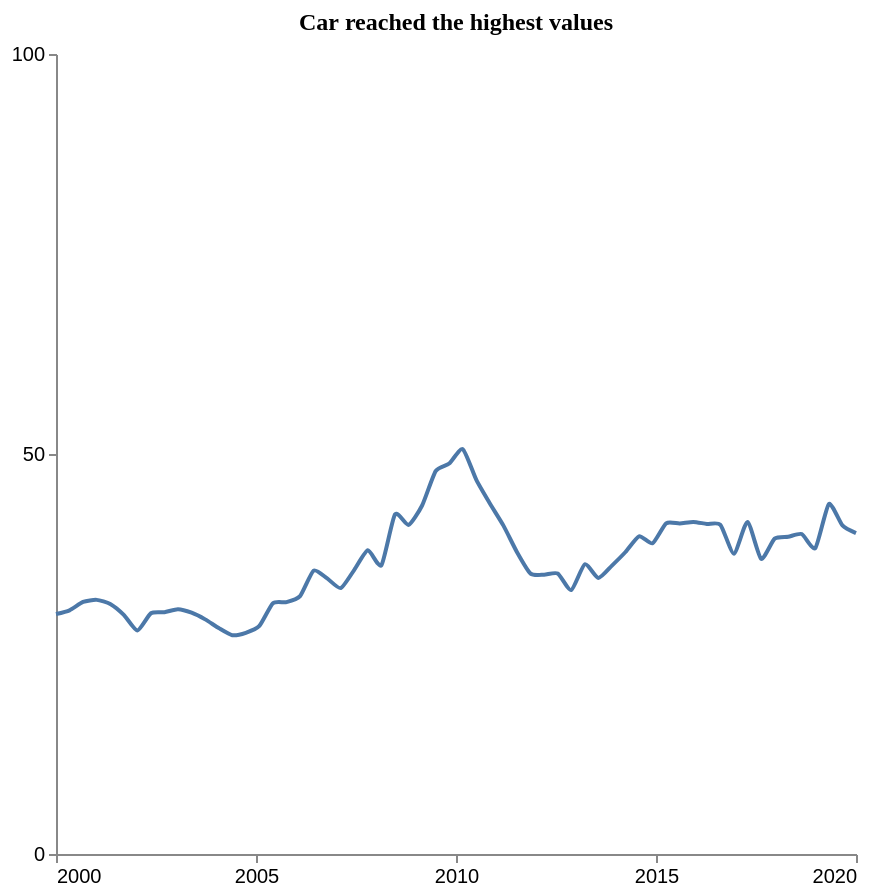

The specification (Vega-Lite) saved for this image:
### Vega-Lite specification from a JSON file in a GitHub repository (floating-point values rounded to 4 significant figures)
{"$schema": "https://vega.github.io/schema/vega-lite/v5.json", "description": "Pattern: Peak", "data": {"values": [{"X": 2000.0, "Y": 30.0}, {"X": 2000.0, "Y": 30.46}, {"X": 2001.0, "Y": 31.51}, {"X": 2001.0, "Y": 31.77}, {"X": 2001.0, "Y": 31.26}, {"X": 2002.0, "Y": 29.9}, {"X": 2002.0, "Y": 27.94}, {"X": 2002.0, "Y": 30.1}, {"X": 2003.0, "Y": 30.22}, {"X": 2003.0, "Y": 30.59}, {"X": 2003.0, "Y": 30.16}, {"X": 2004.0, "Y": 29.33}, {"X": 2004.0, "Y": 28.24}, {"X": 2004.0, "Y": 27.35}, {"X": 2005.0, "Y": 27.65}, {"X": 2005.0, "Y": 28.5}, {"X": 2005.0, "Y": 31.34}, {"X": 2006.0, "Y": 31.48}, {"X": 2006.0, "Y": 32.23}, {"X": 2006.0, "Y": 35.42}, {"X": 2007.0, "Y": 34.45}, {"X": 2007.0, "Y": 33.24}, {"X": 2007.0, "Y": 35.52}, {"X": 2008.0, "Y": 37.96}, {"X": 2008.0, "Y": 36.1}, {"X": 2008.0, "Y": 42.45}, {"X": 2009.0, "Y": 41.13}, {"X": 2009.0, "Y": 43.56}, {"X": 2009.0, "Y": 47.87}, {"X": 2010.0, "Y": 48.81}, {"X": 2010.0, "Y": 50.6}, {"X": 2011.0, "Y": 46.76}, {"X": 2011.0, "Y": 43.81}, {"X": 2011.0, "Y": 41.05}, {"X": 2012.0, "Y": 37.73}, {"X": 2012.0, "Y": 35.04}, {"X": 2012.0, "Y": 34.91}, {"X": 2013.0, "Y": 35.06}, {"X": 2013.0, "Y": 32.99}, {"X": 2013.0, "Y": 36.22}, {"X": 2014.0, "Y": 34.5}, {"X": 2014.0, "Y": 36.05}, {"X": 2014.0, "Y": 37.75}, {"X": 2015.0, "Y": 39.71}, {"X": 2015.0, "Y": 38.84}, {"X": 2015.0, "Y": 41.34}, {"X": 2016.0, "Y": 41.32}, {"X": 2016.0, "Y": 41.51}, {"X": 2016.0, "Y": 41.26}, {"X": 2017.0, "Y": 41.15}, {"X": 2017.0, "Y": 37.54}, {"X": 2017.0, "Y": 41.51}, {"X": 2018.0, "Y": 36.9}, {"X": 2018.0, "Y": 39.42}, {"X": 2018.0, "Y": 39.65}, {"X": 2019.0, "Y": 40.0}, {"X": 2019.0, "Y": 38.24}, {"X": 2019.0, "Y": 43.74}, {"X": 2020.0, "Y": 41.08}, {"X": 2020.0, "Y": 40.11}]}, "mark": {"type": "line", "interpolate": "cardinal", "tension": 0.4}, "encoding": {"x": {"field": "X", "type": "quantitative", "title": "", "axis": {"grid": false, "format": "d", "values": [2000, 2005, 2010, 2015, 2020], "tickSize": 4}, "scale": {"domain": [2000, 2020]}}, "y": {"field": "Y", "type": "quantitative", "title": "", "axis": {"grid": false, "format": "d", "values": [0, 50, 100], "tickSize": 4, "tickOpacity": 1}, "scale": {"domain": [0, 100]}}}, "title": {"text": "Car reached the highest values", "anchor": "middle", "font": "Tahoma", "fontSize": 12}, "config": {"lineBreak": "^", "view": {"stroke": null}}, "height": 400, "width": 400, "autosize": "pad"}
